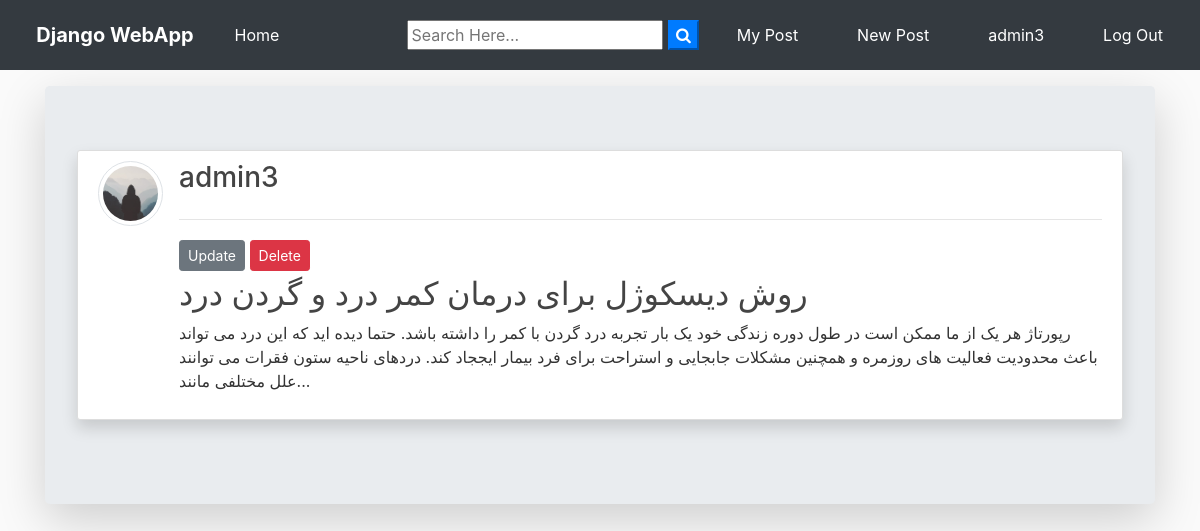
The app's page /post/38/ (signed in) with its own data.
### blog/models.py (models this page shows, shortened)
class Post(models.Model):
	title = models.CharField(max_length=100)
	file = models.FileField(null=True,blank=True,upload_to='Files')#PrivateFileField("File",null=True)
	content = models.TextField()
	manager = models.ManyToManyField("UserProfile")
	date_posted = models.DateTimeField(default=timezone.now)
	author = models.ForeignKey(User, on_delete=models.CASCADE)

### users/models.py (models this page shows, shortened)
class Profile(models.Model):
    user = models.OneToOneField(User, on_delete=models.CASCADE)
    image = models.ImageField(default='default.jpg', upload_to='profile_pics')

### blog/views.py (the view)
# urls.py: path('post/<int:pk>/', PostDetailView.as_view(), name='post-detail'),
class PostDetailView(LoginRequiredMixin, DetailView):
    model = Post
    template_name = 'blog/post_detail.html'

### blog/templates/blog/post_detail.html (shortened to what this page needs)
{% extends "blog/base.html" %}
{% block content %}
<div class="jumbotron mt-3 shadow-lg">
<article class="media content-section shadow ">
   <a href="{{ object.author.profile.image.url }} " target="_blank"> <img src="{{ object.author.profile.image.url }}  " alt="" class="article-img rounded-circle img-thumbnail img-fluid">
   </a>
    <div class="media-body">
      <div class="">
        <div class="d-flex justify-content-between">
        <a class="mr-2 mt-0 mb-0  text-dark" href="{% url 'user-posts' object.author.username  %}"><h3>{{ object.author }}</h3></a>
        </div>
        <hr>
        {% if object.author == user %}
          <div>
            <a class="btn btn-secondary btn-sm mt-1 mb-1" href="{% url 'post-update' object.id %}">Update</a>
            <a class="btn btn-danger btn-sm mt-1 mb-1" href="{% url 'post-delete' object.id %}">Delete</a>
          </div>
        {% endif %}
      </div>
      <h2>{{ object.title }}</h2>
      <p class="article-content">{{ object.content }}</p>
    </div>
  </article>
{% endblock content %}

### blog/templates/blog/base.html (shortened to what this page needs)
{% load staticfiles %}
<!doctype html>
<html lang="en">
  <head>
    <link rel="stylesheet" href="/static/custom/bootstrap_4_3_1.min.css">
    <link rel="stylesheet" href="/static/custom/fontawesome_all_581.css" >
    <link rel="stylesheet" href="https://stackpath.bootstrapcdn.com/font-awesome/4.7.0/css/font-awesome.min.css">
    <link rel="stylesheet" href="{% static 'blog/main.css' %}">
</head>
  <body>
        <nav class="navbar navbar-expand-lg navbar-dark bg-dark">
                <a class="navbar-brand font-weight-bold" href="{% url 'blog-home' %}"><i class="fas fa-file"></i> Django WebApp</a>
                <div class="collapse navbar-collapse" id="navbarSupportedContent">
                  <ul class="navbar-nav mr-auto">
                    <li class="nav-item active">
                      <a class="nav-link" href="{% url 'blog-home' %}"><i class="fas fa-home"></i> Home <span class="sr-only">(current)</span></a>
                    </li>
                  </ul>
                  <form id="searchform" action="{% url 'search' %}" method="get">
                    <input type="text" name="q" type="text" value="{{ request.GET.q }}" placeholder="Search Here..." />
                    <button type="button" onclick="searchform.submit()" class=" text-white my-color btn-primary"><i class="fa fa-search"></i></button>
                </form>
                    {% if user.is_authenticated %}
                    <a href="{% url 'user-posts' user %}" class="btn text-white m-2"><i class="fas fa-user-shield"></i> My Post</a>
                    <a href="{% url 'post-create' %} " class="btn text-white m-2"><i class="fas fa-user-edit"></i> New Post</a>
                    <a href="{% url 'profile' %} " class="btn text-white m-2"><i class="fas fa-user"></i> {{ user.username }}</a>
                    <a href="{% url 'logout' %} " class="btn text-white m-2"><i class="fas fa-sign-out-alt"></i> Log Out</a>
                    {% else %}
                    <a href="{% url 'login' %} " class="btn text-white m-2"><i class="fas fa-user-tie"></i> Log In</a>
                    <a href="{% url 'register' %} " class="btn text-white m-2"> <i class="fas fa-sign-in-alt"></i> Sign Up</a>
                    {% endif %}
                </div>
              </nav>
      <div class="container my-bg">
    {% block content %}
    {% endblock  %}
</div>
  </body>
</html>

### static/blog/main.css (style rules this page uses)
body { background: #fafafa; color: #333333; margin-top: 0; }
h1, h2, h3, h4, h5, h6 { color: #444444; }
ul { margin: 0; }
.content-section { background: #ffffff; padding: 10px 20px; border: 1px solid #dddddd; border-radius: 3px; margin-bottom: 20px; }
.article-content { white-space: pre-line; }
.article-img { height: 65px; width: 65px; margin-right: 16px; }

### records on screen
Post: author.profile.image (placeholder picture), author "admin3", title "روش دیسکوژل برای درمان کمر درد و گردن درد", content "رپورتاژ هر یک از ما ممکن است در طول دوره زندگی خود یک بار تجربه درد گردن با کمر را داشته باشد. حتما دیده اید که این درد می تواند باعث محدودیت فعالیت های روزمره و همچنین مشکلات جابجایی و استراحت برای فرد بیمار ایججاد کند. دردهای ناحیه ستون فقرات می توانند علل مختلفی مانند..."

### other values on screen
{{ user.username }} "admin3"
